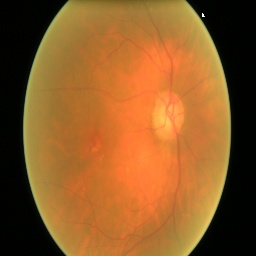
#> input picture backend/test_image.jpg, 256 x 256 px
$ python test_preprocessing.py   (older library calls are emulated)
#> lines starting #> are read from the running program, lines starting #| are printed output that depends on the picture
#> further down, image is the input picture: shape (256, 256, 3); mean B, G, R 40, 90.4, 141.3
### backend/utils/preprocessing.py

import cv2
import numpy as np

IMG_SIZE = (256, 256)
# ============================================================
# IMAGE QUALITY ANALYSIS
# ============================================================

def analyze_quality(image):

    gray = cv2.cvtColor(image,cv2.COLOR_BGR2GRAY)
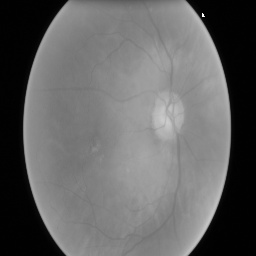
#> gray: shape (256, 256); min 0, max 255, mean 99.9

    brightness = np.mean(gray)
#> brightness = 99.87

    contrast = np.std(gray)
#> contrast = 63.51

    sharpness = cv2.Laplacian(
        gray,
        cv2.CV_64F
    ).var()
#> sharpness = 172.4

    return brightness,contrast,sharpness
# ============================================================
# CLAHE
# ============================================================

# [30 lines left out: functions apply_clahe, gamma_correction, not called in this run]
# ============================================================
# BILATERAL FILTER
# ============================================================

def bilateral_filter(image):

    return cv2.bilateralFilter(
        image,
        d=9,
        sigmaColor=75,
        sigmaSpace=75
    )
# ============================================================
# UNSHARP MASK
# ============================================================

# [13 lines left out: function unsharp_mask, not called in this run]
# ============================================================
# ADAPTIVE PREPROCESSING WITH QUALITY METRICS
# ============================================================

def adaptive_preprocessing(image):

    # Analyze image quality
    brightness, contrast, sharpness = analyze_quality(image)
#> brightness = 99.87; contrast = 63.51; sharpness = 172.4

    processed = image.copy()

    operations = []

    # Low Contrast
    if contrast < 40:
        processed = apply_clahe(processed)
        operations.append("CLAHE")

    # Dark Image
    if brightness < 80:
        processed = gamma_correction(processed)
        operations.append("Gamma Correction")

    # Blurry Image
    if sharpness < 80:
        processed = unsharp_mask(processed)
        operations.append("Unsharp Mask")

    # Always apply noise reduction
    processed = bilateral_filter(processed)
    operations.append("Bilateral Filter")

    # Resize
    processed = cv2.resize(processed, IMG_SIZE)

    if operations == ["Bilateral Filter"]:
        operations.append("No Adaptive Enhancement")

    return processed, operations, brightness, contrast, sharpness

### backend/test_preprocessing.py
import cv2
from utils.preprocessing import adaptive_preprocessing

image = cv2.imread("test_image.jpg")

if image is None:
    print("Image not found!")
else:
    processed, operations, brightness, contrast, sharpness = \
        adaptive_preprocessing(image)
#> operations = ['Bilateral Filter', 'No Adaptive Enhancement']; brightness = 99.87; contrast = 63.51; sharpness = 172.4

    print("Brightness :", round(brightness, 2))
#| Brightness : 99.87
    print("Contrast   :", round(contrast, 2))
#| Contrast   : 63.51
    print("Sharpness  :", round(sharpness, 2))
#| Sharpness  : 172.42

    print("\nOperations Applied:")
    for op in operations:
        print("✓", op)
#> this loop made 2 passes
#| ✓ Bilateral Filter
#| ✓ No Adaptive Enhancement

    print("\nProcessed Image Shape:", processed.shape)
#| Processed Image Shape: (256, 256, 3)

    cv2.imwrite("processed_test.jpg", processed)

    print("\nAdaptive preprocessing successful!")
